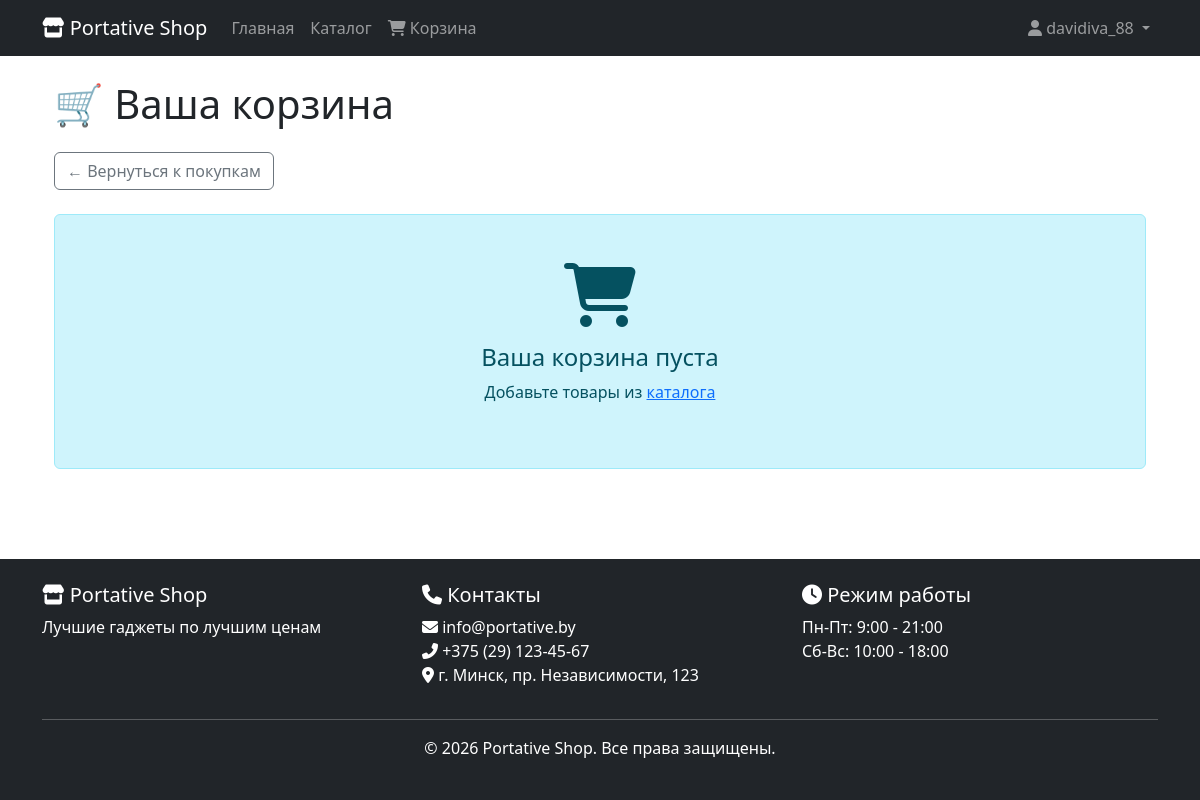
The app's page /cart/ (signed in), older data.
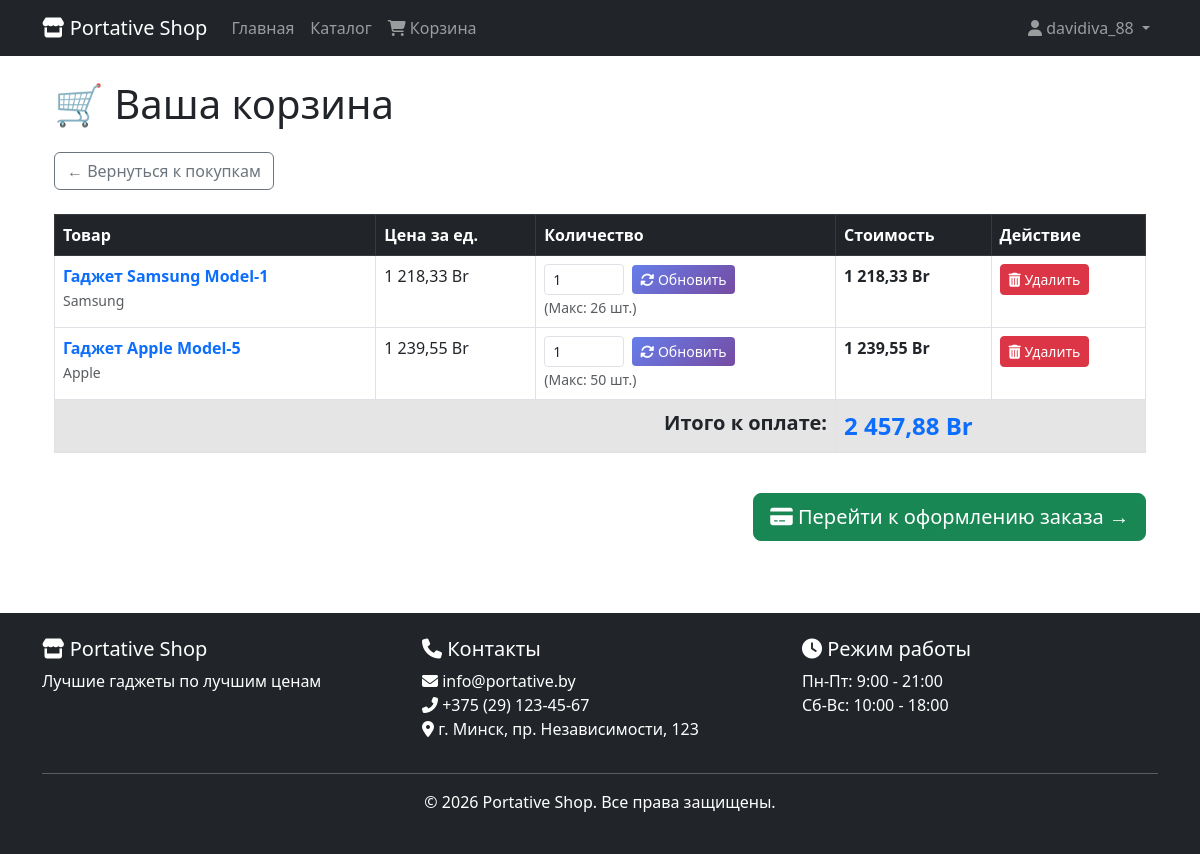
The same page, newer data.
### catalog/models.py (models this page shows, shortened)
class CartItem(models.Model):
    cart = models.ForeignKey(Cart, on_delete=models.CASCADE, related_name='items')
    product = models.ForeignKey(Product, on_delete=models.CASCADE)
    quantity = models.IntegerField(default=1)
    @property
    def item_price(self):
        return self.product.price * self.quantity

class Product(models.Model):
    name = models.CharField(max_length=200)
    description = models.TextField()
    price = models.DecimalField(max_digits=10, decimal_places=2)
    stock_quantity = models.IntegerField(default=0)
    category = models.ForeignKey(Category, on_delete=models.CASCADE, related_name='products')
    manufacturer = models.ForeignKey(Manufacturer, on_delete=models.SET_NULL, null=True, blank=True, related_name='products')
    image = models.ImageField(upload_to='products/', blank=True, null=True)
    is_new = models.BooleanField(default=False)
    created_at = models.DateTimeField(auto_now_add=True)
    updated_at = models.DateTimeField(auto_now=True)

class Manufacturer(models.Model):
    name = models.CharField(max_length=100)
    country = models.CharField(max_length=100, blank=True, null=True)
    description = models.TextField(blank=True, null=True)

class Cart(models.Model):
    user = models.ForeignKey(User, on_delete=models.CASCADE, related_name='carts')
    created_at = models.DateTimeField(auto_now_add=True)
    updated_at = models.DateTimeField(auto_now=True)
    @property
    def total_price(self):
        return sum(item.item_price for item in self.items.all())

### catalog/views.py (the view)
# urls.py: path('cart/', views.cart_view, name='cart_view'),
@login_required
def cart_view(request):
    cart, created = Cart.objects.get_or_create(user=request.user)
    return render(request, 'shop/cart.html', {'cart': cart})

### catalog/templates/shop/cart.html (shortened to what this page needs)
{% extends 'base.html' %}
{% load static %}
{% block content %}
<div class="container">
    <h1 class="mb-4">🛒 Ваша корзина</h1>
    <a href="{% url 'product_list' %}" class="btn btn-outline-secondary mb-4">
        ← Вернуться к покупкам
    </a>
    {% if cart.items.all %}
        <div class="table-responsive">
            <table class="table table-bordered table-hover">
                <thead class="table-dark">
                    <tr>
                        <th>Товар</th>
                        <th>Цена за ед.</th>
                        <th>Количество</th>
                        <th>Стоимость</th>
                        <th>Действие</th>
                    </tr>
                </thead>
                <tbody>
                    {% for item in cart.items.all %}
                    <tr>
                        <td>
                            <a href="{% url 'product_detail' item.product.id %}" class="text-decoration-none">
                                <strong>{{ item.product.name }}</strong>
                            </a>
                            {% if item.product.manufacturer %}
                                <br><small class="text-muted">{{ item.product.manufacturer.name }}</small>
                            {% endif %}
                        </td>
                        <td class="text-nowrap">{{ item.product.price|floatformat:2 }} Br</td>
                        <td style="min-width: 180px;">
                            <form method="post" action="{% url 'update_cart' item.id %}" class="d-flex align-items-center gap-2">
                                <input type="number" name="quantity" value="{{ item.quantity }}"
                                       min="1" max="{{ item.product.stock_quantity }}"
                                       class="form-control form-control-sm" style="width: 80px;">
                                <button type="submit" class="btn btn-sm btn-primary">
                                    <i class="fas fa-sync-alt"></i> Обновить
                                </button>
                            </form>
                            <small class="text-muted">(Макс: {{ item.product.stock_quantity }} шт.)</small>
                        </td>
                        <td class="text-nowrap fw-bold">{{ item.item_price|floatformat:2 }} Br</td>
                        <td>
                            <a href="{% url 'remove_from_cart' item.id %}"
                               class="btn btn-sm btn-danger"
                               onclick="return confirm('Удалить товар из корзины?')">
                                <i class="fas fa-trash-alt"></i> Удалить
                            </a>
                        </td>
                    </tr>
                    {% endfor %}
                    <tr class="table-active fw-bold">
                        <td colspan="3" class="text-end fs-5">Итого к оплате:</td>
                        <td colspan="2" class="fs-4 text-primary">{{ cart.total_price|floatformat:2 }} Br</td>
                    </tr>
                </tbody>
            </table>
        </div>
        <div class="text-end mt-4">
            <a href="{% url 'checkout' %}" class="btn btn-success btn-lg">
                <i class="fas fa-credit-card"></i> Перейти к оформлению заказа →
            </a>
        </div>
    {% else %}
        <div class="alert alert-info text-center py-5">
            <i class="fas fa-shopping-cart fa-4x mb-3 d-block"></i>
            <h4>Ваша корзина пуста</h4>
            <p>Добавьте товары из <a href="{% url 'product_list' %}">каталога</a></p>
        </div>
    {% endif %}
</div>
{% endblock %}

Row changes from the older to the newer data that the page shows:
added CartItem: product.name "Гаджет Samsung Model-1", product.manufacturer.name "Samsung", product.price "1 218,33", quantity "1", product.stock_quantity "26", item_price "1 218,33"
added CartItem: product.name "Гаджет Apple Model-5", product.manufacturer.name "Apple", product.price "1 239,55", quantity "1", product.stock_quantity "50", item_price "1 239,55"
added Cart: total_price "2 457,88"
Text that changed along with them:
text no longer shown: "Ваша корзина пуста Добавьте товары из каталога"
text now shown: "Товар Цена за ед. Количество Стоимость Действие Итого к оплате: Br Перейти к оформлению заказа →"
